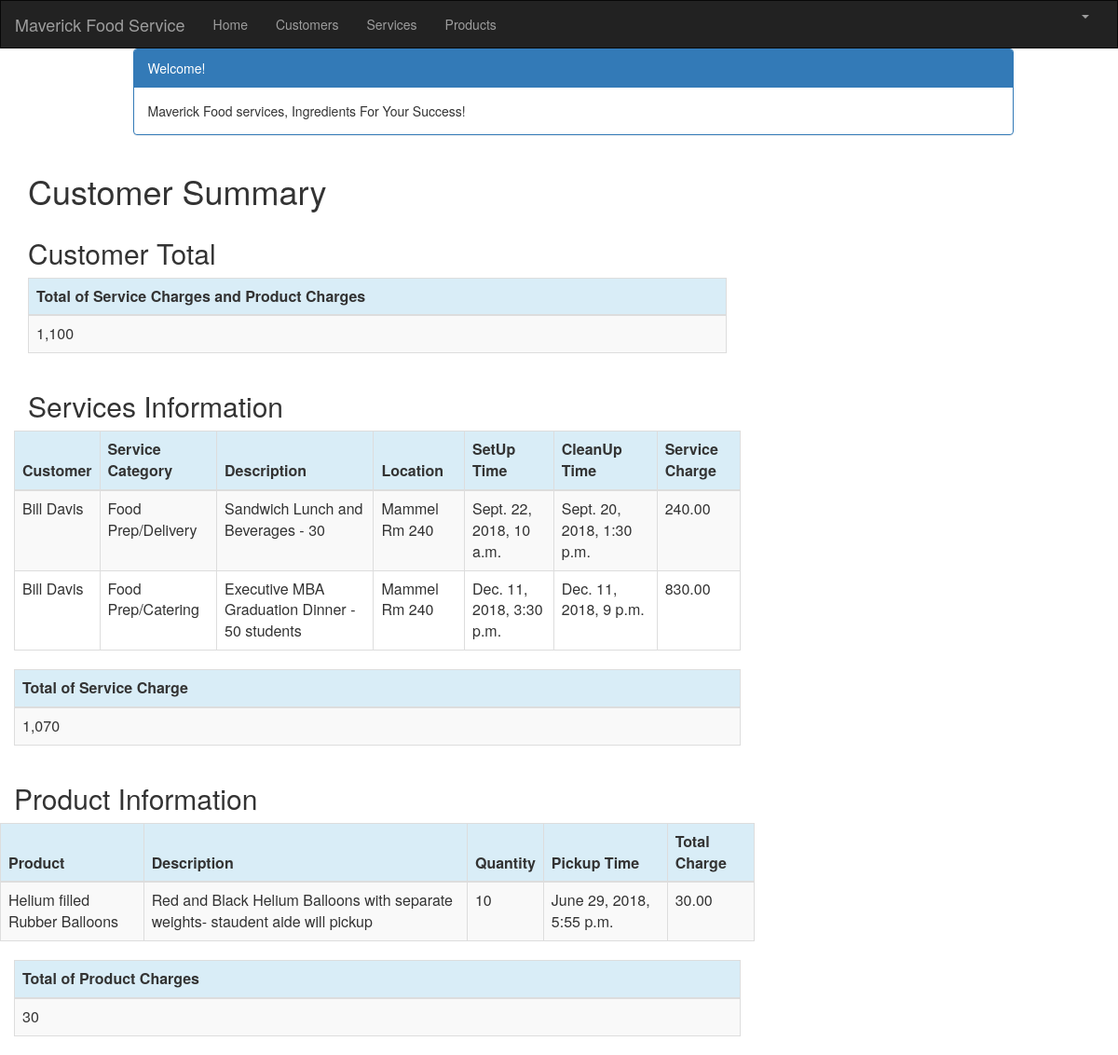
The page /customer/3/summary/ (signed in) on the database its author committed.
### crm/models.py (models this page shows, shortened)
class Service(models.Model):
    cust_name = models.ForeignKey(Customer, on_delete=models.CASCADE, related_name='services')
    service_category = models.CharField(max_length=100)
    description = models.TextField()
    location = models.CharField(max_length=200)
    setup_time = models.DateTimeField(
        default=timezone.now)
    cleanup_time = models.DateTimeField(
        default=timezone.now)
    service_charge = models.DecimalField(max_digits=10, decimal_places=2)
    created_date = models.DateTimeField(
        default=timezone.now)
    updated_date = models.DateTimeField(auto_now_add=True)

class Customer(models.Model):
    cust_name = models.CharField(max_length=50)
    organization = models.CharField(max_length=100, blank=True)
    role = models.CharField(max_length=100)
    email = models.EmailField(max_length=100)
    bldgroom = models.CharField(max_length=100)
    address = models.CharField(max_length=200)
    account_number = models.IntegerField(blank=False, null=False)
    city = models.CharField(max_length=50)
    state = models.CharField(max_length=50)
    zipcode = models.CharField(max_length=10)
    phone_number = models.CharField(max_length=50)
    created_date = models.DateTimeField(
        default=timezone.now)
    updated_date = models.DateTimeField(auto_now_add=True)
    def __str__(self):
        return str(self.cust_name)

class Product(models.Model):
    cust_name = models.ForeignKey(Customer, on_delete=models.CASCADE, related_name='products')
    product = models.CharField(max_length=100)
    p_description = models.TextField()
    quantity = models.IntegerField()
    pickup_time = models.DateTimeField(
        default=timezone.now)
    charge = models.DecimalField(max_digits=10, decimal_places=2)
    created_date = models.DateTimeField(
        default=timezone.now)
    updated_date = models.DateTimeField(auto_now_add=True)

### crm/views.py (the view)
# urls.py: path('customer/<int:pk>/summary/', views.summary, name='summary'),
@login_required
def summary(request, pk):
    customer = get_object_or_404(Customer, pk=pk)
    customers = Customer.objects.filter(created_date__lte=timezone.now())
    services = Service.objects.filter(cust_name=pk)
    products = Product.objects.filter(cust_name=pk)
    sum_service_charge = Service.objects.filter(cust_name=pk).aggregate(Sum('service_charge'))
    sum_product_charge = Product.objects.filter(cust_name=pk).aggregate(Sum('charge'))
    return render(request, 'crm/summary.html', {'customers': customers,
                                                    'products': products,
                                                    'services': services,
                                                    'sum_service_charge': sum_service_charge,
                                                    'sum_product_charge': sum_product_charge,})

### crm/templates/crm/summary.html
{% extends 'crm/base.html' %}
{% block content %}
{% load staticfiles %}
{% load mathfilters %}
{% load humanize %}
<div class="container">
    <div class="row">
        <div class="col-md-10 col-md-offset-1">
            <div class="panel panel-primary">
                <div class="panel-heading">Welcome!</div>
                <div class="panel-body">
                    Maverick Food services, Ingredients For Your Success!
                </div>
            </div>
        </div>
    </div>
</div>
<div class="row">
    <h1 style="padding-left: 15Px">Customer Summary</h1>
</div>
<div class="row">
    <h2 style="padding-left: 15Px">Customer Total</h2>
</div>
 <table class="table table-striped table-bordered table-hover">
        <thead>
            <tr class="bg-info">
                <th>Total of Service Charges and Product Charges</th>
            </tr>
        </thead>
        <tbody>
            <tr>
                <td>{{ sum_service_charge.service_charge__sum |addition:sum_product_charge.charge__sum|intcomma}}</td>
            </tr>
        </tbody>
    </table>
<div class="row">
    <h2 style="padding-left: 15Px">Services Information</h2>
</div>
<div class="row">
    <table class="table table-striped table-bordered table-hover">
        <thead>
        <tr class="bg-info">
            <th>Customer</th>
            <th>Service Category</th>
            <th>Description</th>
            <th>Location</th>
            <th>SetUp Time</th>
            <th>CleanUp Time</th>
            <th>Service Charge</th>
        </tr>
        </thead>
        <tbody>
        {% for service in services %}
            <tr>
                <td>{{ service.cust_name }}</td>
                <td>{{ service.service_category }}</td>
                <td>{{ service.description }}</td>
                <td>{{ service.location }}</td>
                <td>{{ service.setup_time }}</td>
                <td>{{ service.cleanup_time }}
                <td>{{ service.service_charge|intcomma}}</td>
             </tr>
        {% endfor %}
        </tbody>
    </table>
    <table class="table table-striped table-bordered table-hover">
        <thead>
            <tr class="bg-info">
                <th>Total of Service Charge</th>
            </tr>
        </thead>
        <tbody>
            <tr>
                <td>{{ sum_service_charge.service_charge__sum|intcomma }}</td>
            </tr>
        </tbody>
    </table>
    <div class="row">
        <h2 style="padding-left: 15Px">Product Information</h2>
    </div>
    <div class="row">
        <table class="table table-striped table-bordered table-hover">
            <thead>
            <tr class="bg-info">
                <th>Product</th>
                <th>Description</th>
                <th>Quantity</th>
                <th>Pickup Time</th>
                <th>Total Charge</th>
            </tr>
            </thead>
            <tbody>
            {% for product in products %}
                <tr>
                    <td>{{ product.product }}</td>
                    <td>{{ product.p_description }}</td>
                    <td>{{ product.quantity|intcomma }}</td>
                    <td>{{ product.pickup_time }}</td>
                    <td>{{ product.charge|intcomma }}</td>
                </tr>
            {% endfor %}
            </tbody>
        </table>
    </div>
        <table class="table table-striped table-bordered table-hover">
        <thead>
            <tr class="bg-info">
                <th>Total of Product Charges</th>
            </tr>
        </thead>
        <tbody>
            <tr>
                <td>{{ sum_product_charge.charge__sum|intcomma }}</td>
            </tr>
        </tbody>
    </table>
</div>
{% endblock %}

### rows shown on the page
Service: cust_name "Bill Davis", service_category "Food Prep/Delivery", description "Sandwich Lunch and Beverages - 30", location "Mammel Rm 240", setup_time "Sept. 22, 2018, 10 a.m.", cleanup_time "Sept. 20, 2018, 1:30 p.m.", service_charge "240.00"
Service: cust_name "Bill Davis", service_category "Food Prep/Catering", description "Executive MBA Graduation Dinner - 50 students", location "Mammel Rm 240", setup_time "Dec. 11, 2018, 3:30 p.m.", cleanup_time "Dec. 11, 2018, 9 p.m.", service_charge "830.00"
Product: product "Helium filled Rubber Balloons", p_description "Red and Black Helium Balloons with separate weights- staudent aide will pickup", quantity "10", pickup_time "June 29, 2018, 5:55 p.m.", charge "30.00"

### other values the page prints
{{ sum_service_charge.service_charge__sum|intcomma }} "1,070"
{{ sum_product_charge.charge__sum|intcomma }} "30"
